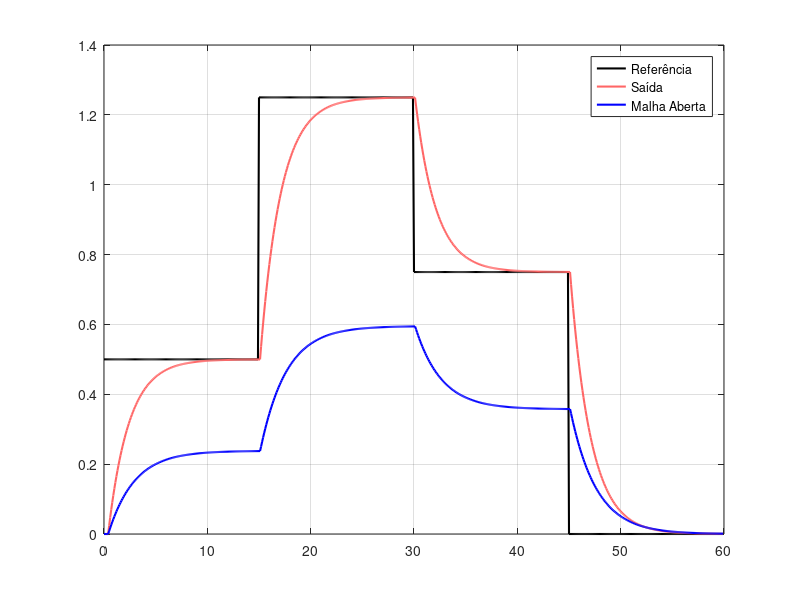
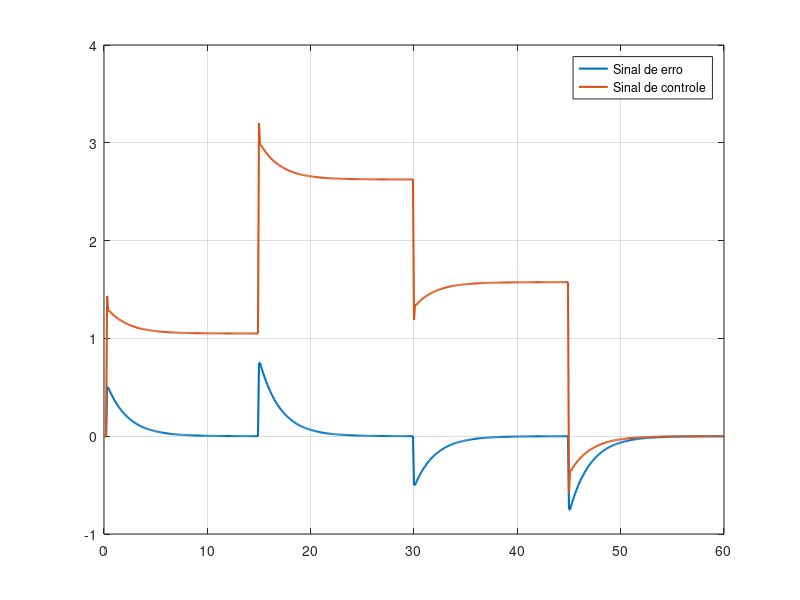

MATLAB code for these plots, in order:
close all;
clear;
clc;

% ATENÇÃO: Descomente a linha abaixo se estiver utilizando o Octave
% pkg load control

fs = 10;
T = 1/fs;

% Planta
% ------------------------------------------------------
% Parâmetros do circuito RC duplo
R1 = 10e3;
R2 = 1e3;
R3 = 10e3;

C1 = 470e-6;
C2 = 10e-6;

% função de transferência
num = 1;
den = [R1*R2*C1*C2, R2*C2 + R1*C1*(1+R2/R3) + R1*C2, 1 + (R1+R2)/R3]; % estava r1*r1?
H = tf(num, den);

% função de transferência discretizada
Hz = c2d(H, 0.1, 'zoh');

b1 = Hz.num{1}(2);
b2 = Hz.num{1}(3);
a1 = Hz.den{1}(2);
a2 = Hz.den{1}(3);
% ------------------------------------------------------

% Parâmetros do controlador Dahlin
% Especificações de malha fechada: K' = 1, tau' = 2 s, d = 1
K_p   = 1;
tau_p = 2;
cp    = -exp(-T / tau_p);   % c' = -exp(-T/tau') ≈ -0.9512

% Sinal de entrada
tmax = 60;
tempo = 0:T:(tmax-T);
N = numel(tempo);

r = zeros(1,N);
r(tempo < 15)                    = 0.5;
r(tempo >= 15 & tempo < 30)      = 1.25;
r(tempo >= 30 & tempo < 45)      = 0.75;
r(tempo >= 45 & tempo < 60)      = 0;

% Variaveis
y = zeros(1,N);
u = zeros(1,N);
e = zeros(1,N);
y_ma = zeros(1,N);
u_ma = zeros(1,N);

for k = 4:N

    % saida do sistema (já com o atraso adicional no sinal de controle)
    y(k) = b1*u(k-2) + b2*u(k-3) - a1*y(k-1) - a2*y(k-2);

    % Saída em malha aberta
    y_ma(k) = b1*u_ma(k-2) + b2*u_ma(k-3) - a1*y_ma(k-1) - a2*y_ma(k-2);

    % sinal de erro
    e(k) = r(k) - y(k);

    % CONTROLADOR DAHLIN
    u(k) = - ((b1*cp + b2) / b1)                 * u(k-1) ...
         + ((b1*K_p*(1+cp) - b2*cp) / b1)      * u(k-2) ...
         + (b2*K_p*(1+cp) / b1)                * u(k-3) ...
         + (K_p*(1+cp) / b1)                  * e(k)   ...
         + (K_p*(1+cp) * a1 / b1)              * e(k-1) ...
         + (K_p*(1+cp) * a2 / b1)              * e(k-2);

    u_ma(k) = r(k);
end

% Resultados
figure;
plot(tempo, r, 'color', 'k','LineWidth', 1.5);
hold on;
plot(tempo, y, 'color', [1 0.4 0.4],'LineWidth', 1.5);
plot(tempo, y_ma, 'color', 'b','LineWidth', 1.5);
legend('Referência', 'Saída','Malha Aberta');
grid on;

figure;
plot(tempo, e,'LineWidth', 1.5);
hold on;
plot(tempo, u,'LineWidth', 1.5);
legend('Sinal de erro', 'Sinal de controle');
grid on;
